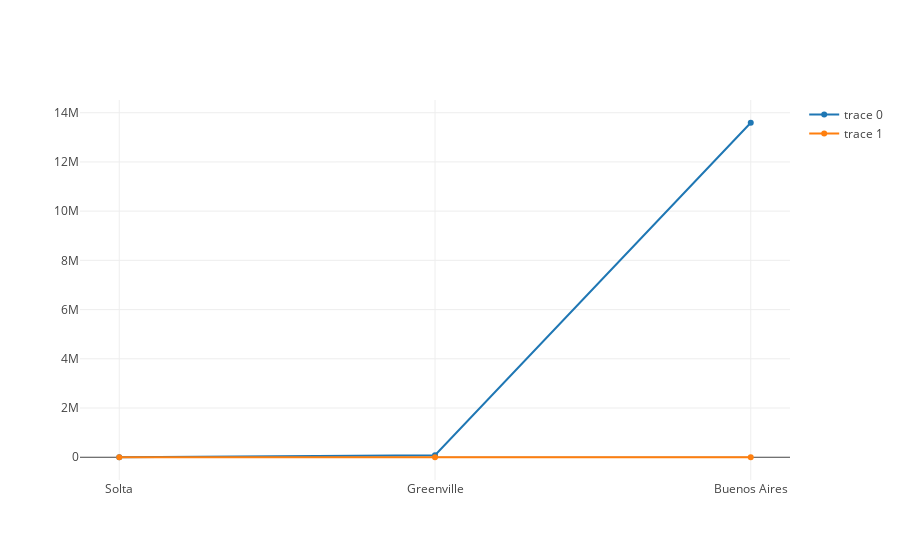

The notebook cell saved with this chart:
### Code cell
plotly.offline.iplot([trace_first_three_pops, trace_first_three_areas])

### Figure 1 — Plotly figure (JSON) as saved in the notebook; plotly's stock layout.template omitted (floating-point values rounded to 4 significant figures)
{"data": [{"x": ["Solta", "Greenville", "Buenos Aires"], "y": [1700, 84554, 13591863]}, {"text": ["Solta", "Greenville", "Buenos Aires"], "type": "scatter", "x": ["Solta", "Greenville", "Buenos Aires"], "y": [59, 68, 4758]}], "layout": {}}
